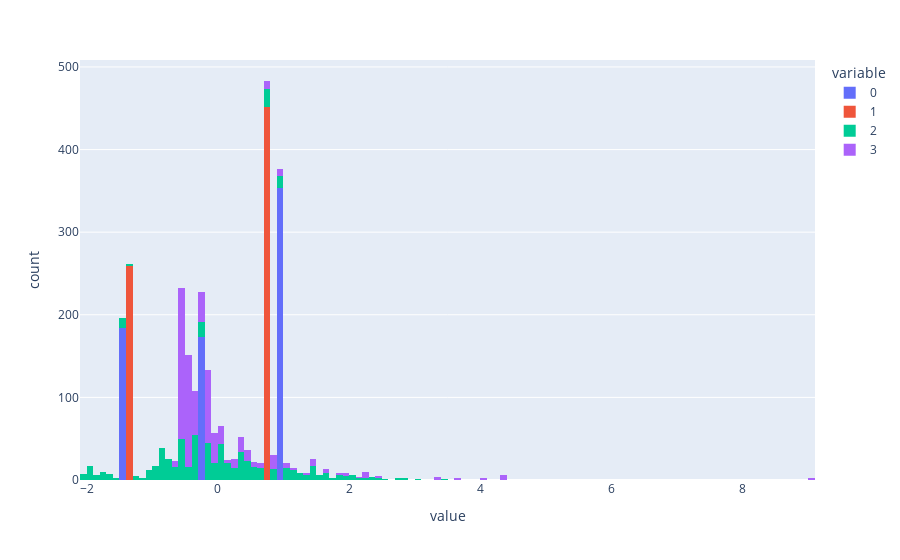

Notebook code for this chart:
### Code cell
import plotly.express as px
df = standardX[1:1000]
fig = px.histogram(df)
fig.show()

### Figure 1 — Plotly figure (JSON) as saved in the notebook; plotly's stock layout.template omitted (floating-point values rounded to 4 significant figures; data arrays with more than 128 entries replaced by an {"elided": "..."} marker saying what was removed)
{"data": [{"alignmentgroup": "True", "bingroup": "x", "hovertemplate": "variable=0<br>value=%{x}<br>count=%{y}<extra></extra>", "legendgroup": "0", "marker": {"color": "#636efa", "pattern": {"shape": ""}}, "name": "0", "offsetgroup": "0", "orientation": "v", "showlegend": true, "type": "histogram", "x": {"elided": "711 float values"}, "xaxis": "x", "yaxis": "y"}, {"alignmentgroup": "True", "bingroup": "x", "hovertemplate": "variable=1<br>value=%{x}<br>count=%{y}<extra></extra>", "legendgroup": "1", "marker": {"color": "#EF553B", "pattern": {"shape": ""}}, "name": "1", "offsetgroup": "1", "orientation": "v", "showlegend": true, "type": "histogram", "x": {"elided": "711 float values"}, "xaxis": "x", "yaxis": "y"}, {"alignmentgroup": "True", "bingroup": "x", "hovertemplate": "variable=2<br>value=%{x}<br>count=%{y}<extra></extra>", "legendgroup": "2", "marker": {"color": "#00cc96", "pattern": {"shape": ""}}, "name": "2", "offsetgroup": "2", "orientation": "v", "showlegend": true, "type": "histogram", "x": {"elided": "711 float values"}, "xaxis": "x", "yaxis": "y"}, {"alignmentgroup": "True", "bingroup": "x", "hovertemplate": "variable=3<br>value=%{x}<br>count=%{y}<extra></extra>", "legendgroup": "3", "marker": {"color": "#ab63fa", "pattern": {"shape": ""}}, "name": "3", "offsetgroup": "3", "orientation": "v", "showlegend": true, "type": "histogram", "x": {"elided": "711 float values"}, "xaxis": "x", "yaxis": "y"}], "layout": {"barmode": "relative", "legend": {"title": {"text": "variable"}, "tracegroupgap": 0}, "margin": {"t": 60}, "xaxis": {"anchor": "y", "domain": [0, 1], "title": {"text": "value"}}, "yaxis": {"anchor": "x", "domain": [0, 1], "title": {"text": "count"}}}}
